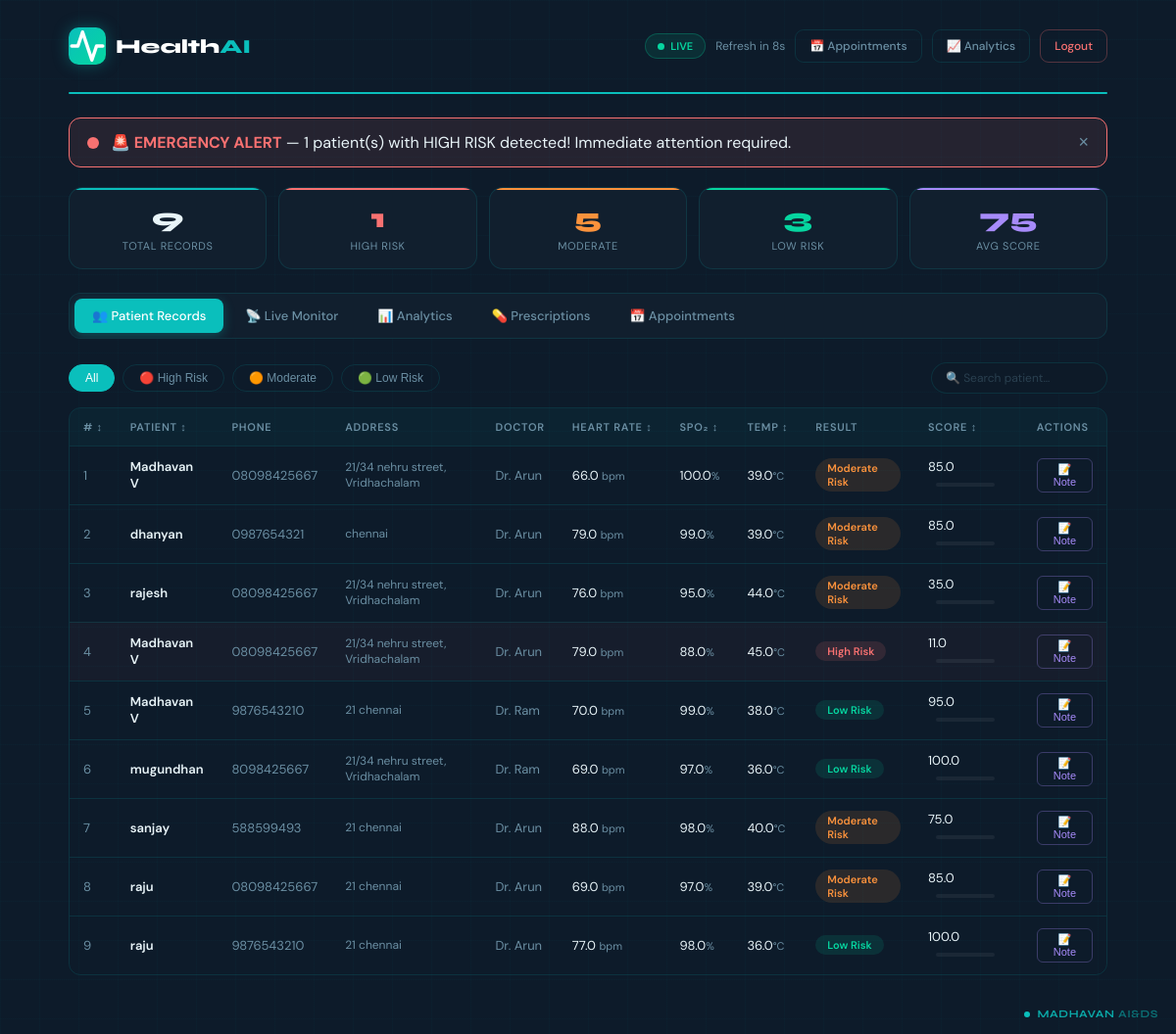
Screenshot of /doctor (signed in) with the database file from the repository.
### tables this page shows
CREATE TABLE records(
        id INTEGER PRIMARY KEY AUTOINCREMENT,
        patient_name TEXT,
        patient_number TEXT,
        patient_address TEXT,
        doctor_name TEXT,
        doctor_number TEXT,
        doctor_location TEXT,
        heart_rate REAL,
        spo2 REAL,
        temp REAL,
        result TEXT,
        score REAL
    );

### app.py (the view)
@app.route('/doctor')
def doctor():
    if session.get('role') != "doctor":
        return redirect('/')
    conn = sqlite3.connect("health.db")
    c = conn.cursor()
    c.execute("SELECT * FROM records ORDER BY id DESC")
    data = c.fetchall()
    conn.close()
    return render_template("doctor.html", data=data)

### templates/doctor.html (shortened to what this page needs)
<!DOCTYPE html>
<html lang="en">
<head>
</head>
<body>
<div class="page">
  <nav>
    <div class="nav-logo">
      <div class="nav-icon"><svg viewBox="0 0 24 24" fill="none" stroke="white" stroke-width="2.2" stroke-linecap="round" stroke-linejoin="round"><path d="M22 12h-4l-3 9L9 3l-3 9H2"/></svg></div>
      <div class="nav-name">Health<span>AI</span></div>
    </div>
    <div class="nav-right">
      <span class="live-badge"><span class="live-dot"></span>LIVE</span>
      <span style="font-size:12px;color:var(--muted)" id="countdown">Refresh in 10s</span>
      <a href="/appointments" class="nav-btn">📅 Appointments</a>
      <a href="/analytics" class="nav-btn">📈 Analytics</a>
      <a href="/logout" class="nav-btn danger">Logout</a>
    </div>
  </nav>
  <div class="refresh-bar"></div>
  <div id="emergencyAlert">
    <div class="emer-dot"></div>
    <div style="flex:1"><strong style="color:var(--red);">🚨 EMERGENCY ALERT</strong> — <span id="emerText">High risk patients detected! Immediate attention required.</span></div>
    <button onclick="document.getElementById('emergencyAlert').classList.remove('show')" style="background:transparent;border:none;color:var(--muted);cursor:pointer;font-size:18px;">×</button>
  </div>
  <div class="stats-grid">
    <div class="stat-card c-total"><div class="stat-num">{{ data|length }}</div><div class="stat-label">Total Records</div></div>
    <div class="stat-card c-high"><div class="stat-num" style="color:var(--red)" id="statHigh">{{ data|selectattr(10,'equalto','High Risk')|list|length }}</div><div class="stat-label">High Risk</div></div>
    <div class="stat-card c-mod"><div class="stat-num" style="color:var(--orange)" id="statMod">{{ data|selectattr(10,'equalto','Moderate Risk')|list|length }}</div><div class="stat-label">Moderate</div></div>
    <div class="stat-card c-low"><div class="stat-num" style="color:var(--green)" id="statLow">{{ data|selectattr(10,'equalto','Low Risk')|list|length }}</div><div class="stat-label">Low Risk</div></div>
    <div class="stat-card c-score"><div class="stat-num" style="color:#a78bfa">{% if data %}{{ ((data|map(attribute=11)|list|sum) / data|length)|round(0)|int }}{% else %}—{% endif %}</div><div class="stat-label">Avg Score</div></div>
  </div>
  <div class="tab-bar">
    <button class="tab active" onclick="showTab('patients',this)">👥 Patient Records</button>
    <button class="tab" onclick="showTab('monitor',this)">📡 Live Monitor</button>
    <button class="tab" onclick="showTab('charts',this)">📊 Analytics</button>
    <button class="tab" onclick="showTab('prescriptions',this)">💊 Prescriptions</button>
    <button class="tab" onclick="showTab('appointments',this)">📅 Appointments</button>
  </div>
  <div class="tab-panel active" id="tab-patients">
    <div class="filter-row">
      <button class="filter-btn active" onclick="filterTable('all',this)">All</button>
      <button class="filter-btn" onclick="filterTable('High Risk',this)">🔴 High Risk</button>
      <button class="filter-btn" onclick="filterTable('Moderate Risk',this)">🟠 Moderate</button>
      <button class="filter-btn" onclick="filterTable('Low Risk',this)">🟢 Low Risk</button>
      <input class="search-input" type="text" placeholder="🔍 Search patient…" oninput="searchTable(this.value)"/>
    </div>
    <div class="table-wrap">
      <table>
        <thead>
          <tr>
            <th onclick="sortTable(0)"># ↕</th>
            <th onclick="sortTable(1)">Patient ↕</th>
            <th>Phone</th>
            <th>Address</th>
            <th>Doctor</th>
            <th onclick="sortTable(5)">Heart Rate ↕</th>
            <th onclick="sortTable(6)">SpO₂ ↕</th>
            <th onclick="sortTable(7)">Temp ↕</th>
            <th>Result</th>
            <th onclick="sortTable(9)">Score ↕</th>
            <th>Actions</th>
          </tr>
        </thead>
        <tbody id="tableBody">
          {% for r in data %}
          <tr data-risk="{{ r[10] }}" class="{% if r[10]=='High Risk' %}high-row{% endif %}">
            <td style="color:var(--muted)">{{ loop.index }}</td>
            <td style="font-weight:600">{{ r[1] }}</td>
            <td style="color:var(--muted)">{{ r[2] }}</td>
            <td style="color:var(--muted);font-size:12px">{{ r[3] }}</td>
            <td style="color:var(--muted)">{{ r[4] }}</td>
            <td>{{ r[7] }} <span style="font-size:11px;color:var(--muted)">bpm</span></td>
            <td>{{ r[8] }}<span style="font-size:11px;color:var(--muted)">%</span></td>
            <td>{{ r[9] }}<span style="font-size:11px;color:var(--muted)">°C</span></td>
            <td><span class="risk-pill {% if r[10]=='High Risk' %}high{% elif r[10]=='Moderate Risk' %}mod{% else %}low{% endif %}">{{ r[10] }}</span></td>
            <td>{{ r[11] }}<span class="score-bar"><span class="score-fill" style="width:{{ r[11] }}%"></span></span></td>
            <td><button class="action-btn note" onclick="openNote('{{ r[1] }}','{{ r[10] }}',{{ r[7] }},{{ r[8] }},{{ r[9] }},{{ r[11] }})">📝 Note</button></td>
          </tr>
          {% endfor %}
        </tbody>
      </table>
    </div>
  </div>
</div>
<div class="watermark"><div class="wm-dot"></div><div class="wm-text"><b>MADHAVAN</b> AI&amp;DS</div></div>
</body></html>

### rows the page displays
records: patient_name "Madhavan V", patient_number "08098425667", patient_address "21/34 nehru street, Vridhachalam", doctor_name "Dr. Arun", heart_rate "66.0", spo2 "100.0", temp "39.0", result "Moderate Risk", score "85.0"
records: patient_name "dhanyan", patient_number "0987654321", patient_address "chennai", doctor_name "Dr. Arun", heart_rate "79.0", spo2 "99.0", temp "39.0", result "Moderate Risk", score "85.0"
records: patient_name "rajesh", patient_number "08098425667", patient_address "21/34 nehru street, Vridhachalam", doctor_name "Dr. Arun", heart_rate "76.0", spo2 "95.0", temp "44.0", result "Moderate Risk", score "35.0"
records: patient_name "Madhavan V", patient_number "08098425667", patient_address "21/34 nehru street, Vridhachalam", doctor_name "Dr. Arun", heart_rate "79.0", spo2 "88.0", temp "45.0", result "High Risk", score "11.0"
records: patient_name "Madhavan V", patient_number "9876543210", patient_address "21 chennai", doctor_name "Dr. Ram", heart_rate "70.0", spo2 "99.0", temp "38.0", result "Low Risk", score "95.0"
records: patient_name "mugundhan", patient_number "8098425667", patient_address "21/34 nehru street, Vridhachalam", doctor_name "Dr. Ram", heart_rate "69.0", spo2 "97.0", temp "36.0", result "Low Risk", score "100.0"
records: patient_name "sanjay", patient_number "588599493", patient_address "21 chennai", doctor_name "Dr. Arun", heart_rate "88.0", spo2 "98.0", temp "40.0", result "Moderate Risk", score "75.0"
records: patient_name "raju", patient_number "08098425667", patient_address "21 chennai", doctor_name "Dr. Arun", heart_rate "69.0", spo2 "97.0", temp "39.0", result "Moderate Risk", score "85.0"
records: patient_name "raju", patient_number "9876543210", patient_address "21 chennai", doctor_name "Dr. Arun", heart_rate "77.0", spo2 "98.0", temp "36.0", result "Low Risk", score "100.0"

### other values shown
{{ data|length }} "9"
{{ data|selectattr(10,'equalto','High Risk')|list|length }} "1"
{{ data|selectattr(10,'equalto','Moderate Risk')|list|length }} "5"
{{ data|selectattr(10,'equalto','Low Risk')|list|length }} "3"
{{ ((data|map(attribute=11)|list|sum) / data|length)|round(0)|int }} "75"
